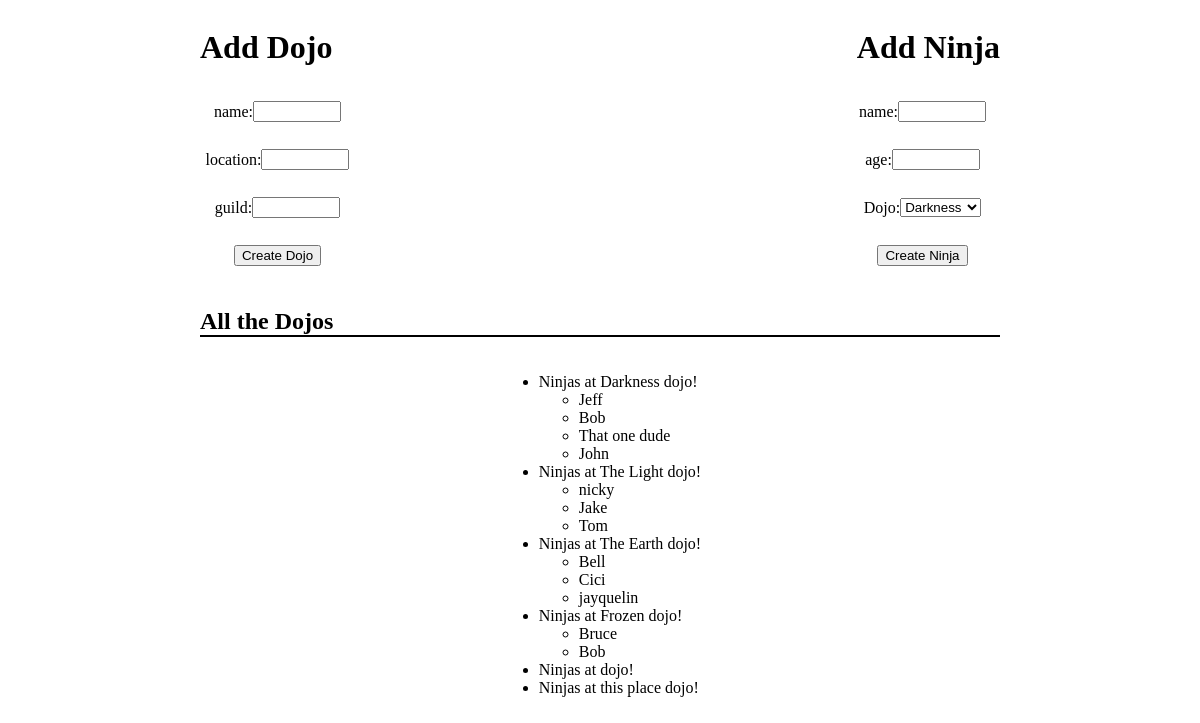
The page / on the database its author committed.
### dojoNinjasApp/models.py (models this page shows)
class Dojo(models.Model):
    name = models.CharField(max_length=45)
    location = models.CharField(max_length=45)
    guild = models.CharField(max_length=45)
    desc = models.TextField(max_length=255, null=True)
    created_at = models.DateTimeField(auto_now_add=True)
    updated_at = models.DateTimeField(auto_now=True)

class Ninja(models.Model):
    name = models.CharField(max_length=45)
    age = models.CharField(max_length=45)
    dojo = models.ForeignKey(Dojo, related_name="ninja", on_delete = models.CASCADE, null=True)
    created_at = models.DateTimeField(auto_now_add=True)
    updated_at = models.DateTimeField(auto_now=True)

### dojoNinjasApp/views.py (the view)
# urls.py: path('', views.index),
def index(request):
    context = {
        "allTheDojos": Dojo.objects.all(),
        "allTheNinjas": Ninja.objects.all()
    }
    return render(request, "index.html", context)

### dojoNinjasApp/templates/index.html (shortened to what this page needs)
<!DOCTYPE html>
<html lang="en">
<head>
    {% load static %}
    <link rel="stylesheet" href="{% static 'css/style.css' %}">
</head>
<body>
    <div id="wrapper">
        <div class="top">
            <h1>Add Dojo</h1>
            <h1>Add Ninja</h1>
        </div>
        <div class="mid">
            <form action='/addDojo' method="POST">
                <div class="sp">
                    name: <input type='text' name='name'>
                </div>
                <div class="sp">
                    location: <input type='text' name='location'>
                </div>
                <div class="sp">
                    guild: <input type='text' name='guild'>
                </div>
                <div class="sp">
                    <button type='submit'>Create Dojo</button>
                </div>
            </form>
            <form action='/addNinja' method="POST">
                <div class="sp">
                    name: <input type='text' name='name'>
                </div>
                <div class="sp">
                    age: <input type='text' name='age'>
                </div>
                <div class="sp">
                    <label for="dojo">Dojo:</label>
                    <select name="dojo" id="dojo">
                        {% for dojo in allTheDojos %}
                        <option value="{{dojo.id}}">{{dojo.name}}</option>
                        {% endfor %}
                    </select>
                </div>
                <div class="sp">
                    <button type='submit'>Create Ninja</button>
                </div>
            </form>
        </div>
        <h2>All the Dojos</h2>
        <div class="bot">
            <ul>
                {% for dojo in allTheDojos %}
                <li>Ninjas at {{dojo.name}} dojo!</li>
                <ul>
                    {% for ninja in dojo.ninja.all %}
                    <li>{{ninja.name}}</li>
                    {% endfor %}
                </ul>
                {% endfor %}
            </ul>
        </div>
    </div>
</body>
</html>

### dojoNinjasApp/static/css/style.css (style rules this page uses)
body { display: flex; justify-content: center; }
#wrapper { display: flex; justify-content: center; flex-wrap: wrap; }
#wrapper .top { width: 800px; display: flex; justify-content: space-between; align-items: center; }
#wrapper .mid { width: 825px; display: flex; justify-content: space-between; align-items: center; }
form { width: 180px; height: 200px; }
form input { width: 80px; height: 15px; align-content: center; display:inline-block; align-self: center; }
.sp { display: flex; justify-content: center; align-items: center; height: 48px; }
h2 { width: 800px; border-bottom: 2px black solid; }
#wrapper .bot { width: 900px; height: 500px; display: flex; justify-content: center; }

### rows shown on the page
Dojo: name "Darkness"
Ninja: name "Jeff"
Ninja: name "Bob"
Ninja: name "That one dude"
Ninja: name "John"
Dojo: name "The Light"
Ninja: name "nicky"
Ninja: name "Jake"
Ninja: name "Tom"
Dojo: name "The Earth"
Ninja: name "Bell"
Ninja: name "Cici"
Ninja: name "jayquelin"
Dojo: name "Frozen"
Ninja: name "Bruce"
Ninja: name "Bob"
Dojo: name "this place"

### other values the page prints
form field dojo "Darkness"
